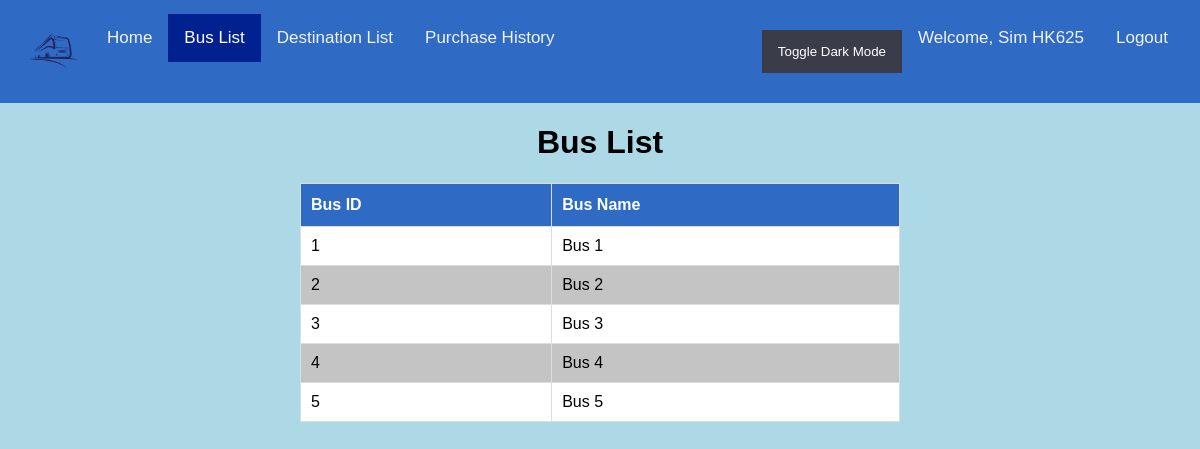
Screenshot of /busList.php (signed in) with the database file from the repository.
### tables this page shows
CREATE TABLE `bus` (
  `bus_id` int(11) NOT NULL,
  `bus_name` varchar(50) NOT NULL
);

### busList.php (the view, shortened to what this page needs)
<html>
    <head>
        <link rel="stylesheet" href="style.css">
    </head>
    <body>
        <center>
        <?php
            include ('header.php');
        ?>
        <h1>Bus List</h1>
        <?php
            require("database.php");
            $sql= "SELECT * FROM bus ";
            $result = $connect->query($sql);
            if($result->num_rows > 0) {
                echo "<table id='table' border='1'>
                        <tr>
                        <th>Bus ID</th>
                        <th>Bus Name</th>
                        </tr>";
                while($row = $result->fetch_assoc()) {
                        echo "<tr>";
                        echo "<td>".$row['bus_id']."</td>";
                        echo "<td>".$row['bus_name']."</td>";
                        echo "</tr>";
                    }
                    echo "</table>";
                    } else {
                        echo "0 results";
                    }
        ?>
        </center>
    </body>
</html>

### style.css (style rules this page uses)
body { margin-top: 0; margin-left: 0; margin-right: 0; margin-bottom: 50; background-color: lightblue; }
h1 { font-family: "Trebuchet MS", Arial, Helvetica, sans-serif; }
#table { font-family: "Trebuchet MS", Arial, Helvetica, sans-serif; border-collapse: collapse; width: 50%; }
#table td, #table th { border: 1px solid #ddd; padding: 10px; color: black; }
#table tr:nth-child(even) { background-color: #ffffff; }
#table tr:nth-child(odd) { background-color: #c4c4c4; }
#table th { padding-top: 12px; padding-bottom: 12px; text-align: left; background-color: rgb(47, 107, 196); color: white; }

### rows the page displays
bus: bus_id "1", bus_name "Bus 1"
bus: bus_id "2", bus_name "Bus 2"
bus: bus_id "3", bus_name "Bus 3"
bus: bus_id "4", bus_name "Bus 4"
bus: bus_id "5", bus_name "Bus 5"

### other values shown
$_SESSION['username'] "Sim HK625"
